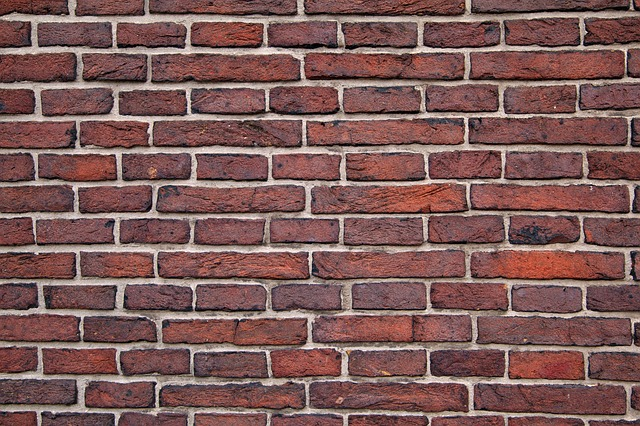
#> input picture Assignment 3/images/bricks.jpg, 640 x 426 px
$ python exercise3.py
#> lines starting #> are read from the running program, lines starting #| are printed output that depends on the picture; after the words box and inside, x2 and y2 are one past the last pixel; in counts of white or black regions, pixels touching at a corner belong together
import numpy as np
import cv2
from matplotlib import pyplot as plt
import math

import a3_utils


def gaussian(sigma):
    kernel_size = 2 * np.ceil(3 * sigma) + 1
    kernel = []

    for i in range(- int(kernel_size) // 2 + 1, int(kernel_size // 2) + 1):
        kernel.append(1 / (np.sqrt(2 * np.pi) * sigma) * np.exp(- i**2 / (2 * sigma**2)))
    return np.array(kernel)


# [10 lines left out: function gaussdx, not called in this run]


def partialdx(image, sigma):
    G = gaussian(sigma)[np.newaxis]
    kernel = np.array([-1, 1])[np.newaxis]
    return cv2.filter2D(cv2.filter2D(image, -1, G), -1, kernel)


def partialdy(image, sigma):
    G = gaussian(sigma)
    kernel = np.array([-1, 1])
    return cv2.filter2D(cv2.filter2D(image, -1, G), -1, kernel)


def gradient_magnitude(image, sigma):
    I_x = partialdx(image, sigma)
    I_y = partialdy(image, sigma)
    return np.sqrt(I_y**2 + I_x**2), np.arctan2(I_y, I_x)


def findedges(image, sigma, theta):
    mag, _ = gradient_magnitude(image, sigma)
    edges = np.where(mag >= theta, 1, 0)
    return edges


def non_max_suppression(image, sigma, theta):
    mag, dir = gradient_magnitude(image, sigma)
    edges = findedges(image, sigma, theta)
    mag = np.vstack((np.zeros((1, mag.shape[1])), mag, np.zeros((1, mag.shape[1]))))
    mag = np.hstack((np.zeros((mag.shape[0], 1)), mag, np.zeros((mag.shape[0], 1))))

    dir = np.where(dir < 0, math.pi+dir, dir)
    result = np.zeros(image.shape)
    for y, line in enumerate(image):
        for x, point in enumerate(line):
            if edges[y, x]:
                if dir[y, x] < math.pi/8 or dir[y, x] > 7*math.pi/8:
                    if mag[y+1, x+1] >= mag[y+1, x] and mag[y+1, x+1] >= mag[y+1, x+2]:
                        result[y, x] = 1
                elif dir[y, x] < 3*math.pi/8:
                    if mag[y+1, x+1] >= mag[y, x] and mag[y+1, x+1] >= mag[y+2, x+2]:
                        result[y, x] = 1
                elif dir[y, x] < 5*math.pi/8:
                    if mag[y+1, x+1] >= mag[y, x+1] and mag[y+1, x+1] >= mag[y+2, x+1]:
                        result[y, x] = 1
                else:
                    if mag[y+1, x+1] >= mag[y, x+2] and mag[y+1, x+1] >= mag[y+2, x]:
                        result[y, x] = 1

    return result


def hough_find_lines(image, theta_bins, rho_bins, threshold):
    A = np.zeros((rho_bins, theta_bins))

    diagonal = (image.shape[0]**2+image.shape[1]**2)**0.5
    theta = np.linspace(math.pi*(-1)/2, math.pi/2, num = theta_bins)
    for y, line in enumerate(image):
        for x, point in enumerate(line):
            if point != 0:
                rho = x*np.cos(theta) + y*np.sin(theta)
                rho = ((((rho+diagonal)/2)/diagonal)*rho_bins).astype(np.int32)
                A[rho, range(theta_bins)] += 1

    return A


def nonmaxima_suppression_box(feature):
    feature = np.vstack((np.zeros((1, feature.shape[1])), feature, np.zeros((1, feature.shape[1]))))
    feature = np.hstack((np.zeros((feature.shape[0], 1)), feature, np.zeros((feature.shape[0], 1))))

    for i, _ in enumerate(feature[1:len(feature)-1]):
        for j, _ in enumerate(feature[i, 1:len(feature[i])-1]):
            neighbourhood = feature[i:i+3, j:j+3]
            nbh_max = np.max(neighbourhood)
            feature[i:i+3, j:j+3] = np.where(neighbourhood == nbh_max, nbh_max, 0)
            got_one = False

            for k, _ in enumerate(feature[i:i+3]):
                for l, _ in enumerate(feature[k, j:j+3]):
                    if not got_one and feature[i+k, j+l] == nbh_max:
                        got_one = True
                    else:
                        feature[i+k, j+l] = 0

    return feature[1:len(feature)-1, 1:len(feature[1])-1]


def thresholdfeatures(features, threshold):
    features = np.where(features > threshold, 1, 0)
    thetas = []
    rhos = []
    for i, _ in enumerate(features):
        for j, _ in enumerate(features[i]):
            if features[i, j]:
                thetas.append(j)
                rhos.append(i)
    return thetas, rhos


# [116 lines left out: functions a, b, c, d, not called in this run]


def e():
    images = ['./images/bricks.jpg', './images/pier.jpg']
    sigma = 1
    threshold = 0.12
    rho_bins = 400
    theta_bins = 400

    for i, imageName in enumerate(images):
        image = cv2.imread(imageName)
#> image is the input picture: shape (426, 640, 3); mean B, G, R 88, 90.4, 125.8
        image = cv2.cvtColor(image, cv2.COLOR_BGR2RGB)
        gray = cv2.cvtColor(image, cv2.COLOR_BGR2GRAY)
        gray = gray.astype(np.float64) / 255
        suppressed = non_max_suppression(gray, sigma, threshold)
#> in partialdy, `return cv2.filter2D(cv2.filter2D(image, -1, G), -1, kernel)`:
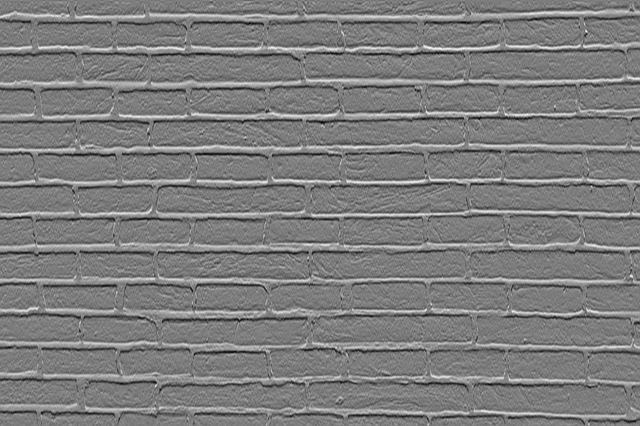
#> returned value: shape (426, 640) float64; min -0.292, max 0.302, mean -1.87e-05; drawn with min black and max white
#> in findedges, `edges = np.where(mag >= theta, 1, 0)`:
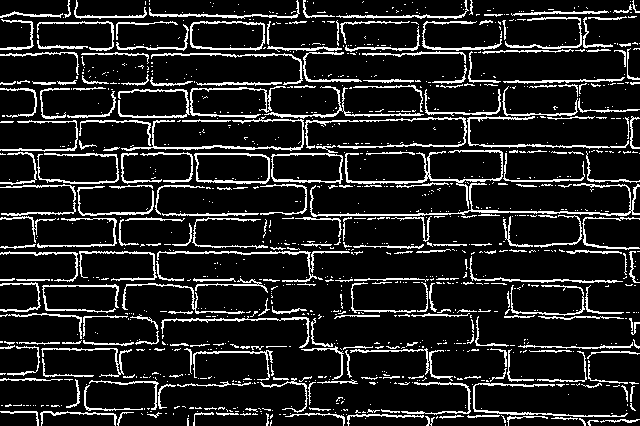
#> edges: shape (426, 640) int64; values 0 (black) and 1 (white), 13.2% white in thin lines or dots
#> in non_max_suppression, `dir = np.where(dir < 0, math.pi+dir, dir)`:
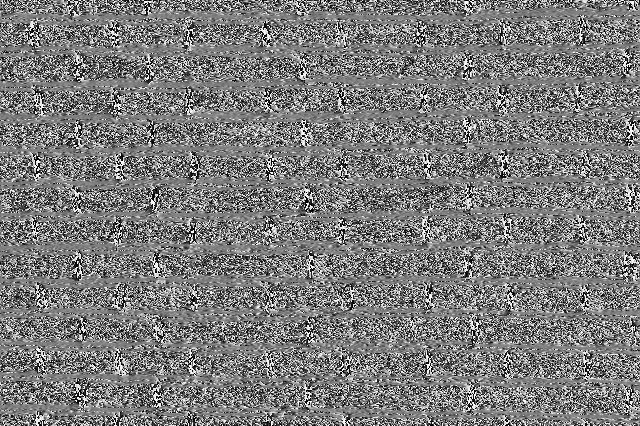
#> dir: shape (426, 640) float64; min 1.17e-05, max 3.14, mean 1.53; drawn with min black and max white
#> after the loop in non_max_suppression, `for y, line in enumerate(image):`:
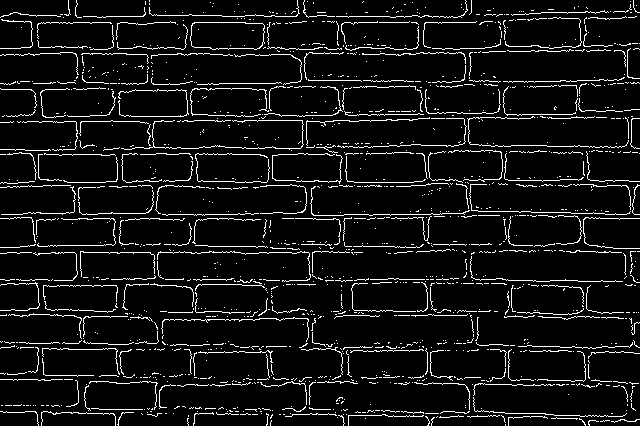
#> result: shape (426, 640) float64; values 0 (black) and 1 (white), 7.4% white in thin lines or dots
        featurespace = hough_find_lines(suppressed, theta_bins, rho_bins, threshold)
#> after the loop in hough_find_lines, `for y, line in enumerate(image):`:
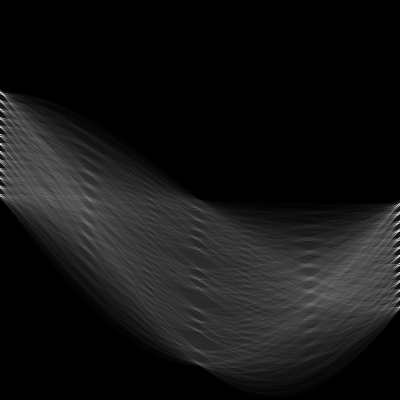
#> A: shape (400, 400) float64; min 0, max 620, mean 50.4; drawn with min black and max white

        plt.subplot(2, 2, i + 1)
        plt.title(imageName)
        plt.imshow(featurespace)

        plt.subplot(2, 2, i + 3)
        plt.imshow(image)

        featurespace = nonmaxima_suppression_box(featurespace)
#> after the loop in nonmaxima_suppression_box, `for i, _ in enumerate(feature[1:len(feature)-1]):`:
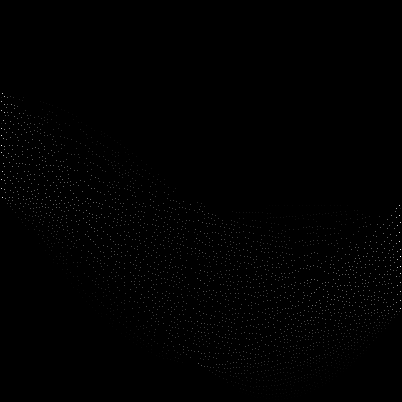
#> feature: shape (402, 402) float64; min 0, max 620, mean 2.5; drawn with min black and max white
        featurespace2 = np.reshape(featurespace, -1)
        featurespace2 = np.sort(featurespace2)
        print(featurespace2)
#> (printed output is left out)
        thr = featurespace2[len(featurespace2) - 11]
#> thr = 510
        features = thresholdfeatures(featurespace, thr)
#> in thresholdfeatures, `features = np.where(features > threshold, 1, 0)`:
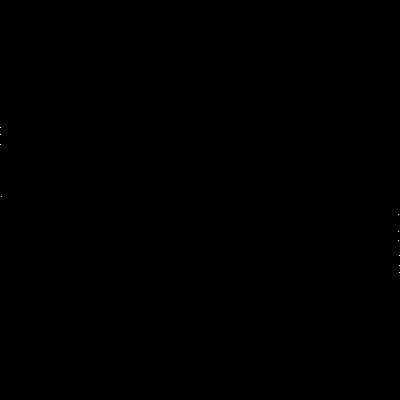
#> features: shape (400, 400) int64; values 0 (black) and 1 (white), 0.01% white in thin lines or dots, all inside (x1, y1, x2, y2) = (0, 127, 400, 273)
#> after the loop in thresholdfeatures, `for i, _ in enumerate(features):`: rhos = [127, 134, 144, 196, 214, 231, 240, 255, 265, 272]; thetas = [0, 0, 0, 1, 398, 398, 398, 399, 399, 399]
#> features = ([0, 0, 0, 1, 398, 398, 398, 399, 399, 399], [127, 134, 144, 196, 214, 231, 240, 255, 265, 272])

        for j, _ in enumerate(features[0]):
            theta = ((features[0][j] / theta_bins) * math.pi) - (math.pi / 2)
            diagonal = (image.shape[0] ** 2 + image.shape[1] ** 2) ** 0.5
            rho = features[1][j] / rho_bins * diagonal * 2 - diagonal
            a3_utils.draw_line(rho, theta, image.shape[0], image.shape[1])
#> this loop made 1 pass
#> (theta, diagonal, rho) on pass 1: (-1.57, 768.8, -280.6)
    plt.show()

# [4 lines of commented-out code are left out]
e()
#> (the call stopped at in e, `a3_utils.draw_line(rho, theta, image.shape[0], image.shape[1])`: a3_utils is not available in this run)

$ run again, with Assignment 3/images/museum.jpg copied over Assignment 3/images/bricks.jpg
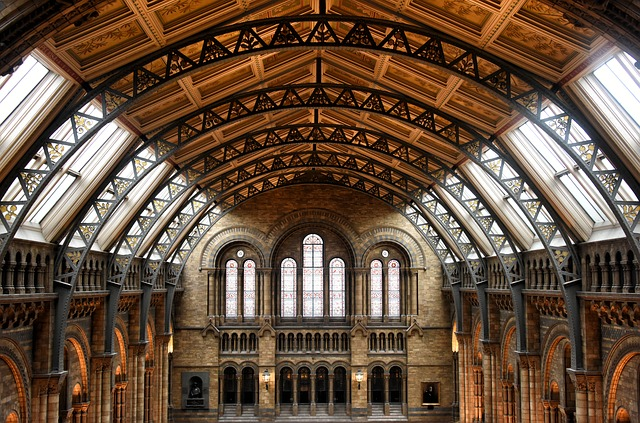
#> input picture Assignment 3/images/museum.jpg, 640 x 423 px
#> in e, image is the input picture: shape (423, 640, 3); mean B, G, R 63.9, 81.7, 104.3
#> edges: shape (423, 640) int64; values 0 (black) and 1 (white), 11.2% white in thin lines or dots
#> after the loop in non_max_suppression, `for y, line in enumerate(image):`:
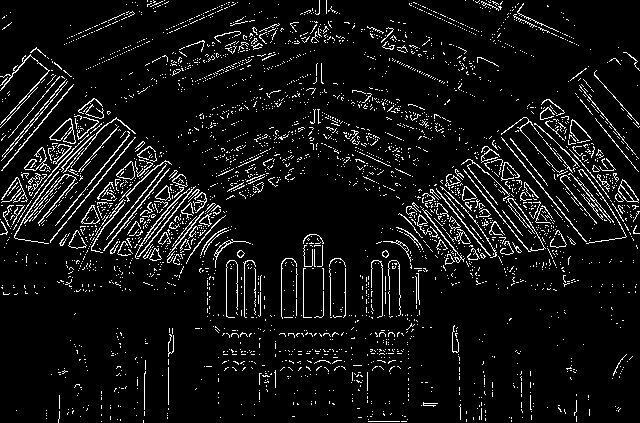
#> result: shape (423, 640) float64; values 0 (black) and 1 (white), 7.2% white in thin lines or dots
#> in nonmaxima_suppression_box, `return feature[1:len(feature)-1, 1:len(feature[1])-1]`:
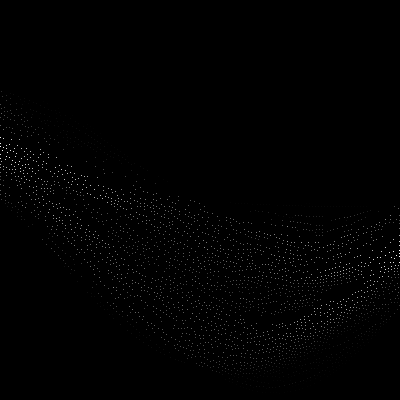
#> returned value: shape (400, 400) float64; min 0, max 433, mean 2.4; drawn with min black and max white
#> (printed output is left out)
#> thr = 404
#> after the loop in thresholdfeatures, `for i, _ in enumerate(features):`: rhos = [143, 146, 150, 152, 156, 250, 253, 255, 256]; thetas = [0, 0, 2, 7, 6, 399, 399, 396, 399]
#> in e, `features = thresholdfeatures(featurespace, thr)`: features = ([0, 0, 2, 7, 6, 399, 399, 396, 399], [143, 146, 150, 152, 156, 250, 253, 255, 256])
#> the loop in e, `for j, _ in enumerate(features[0]):` made 1 pass
#> (theta, diagonal, rho) on pass 1: (-1.57, 767.2, -218.6)
